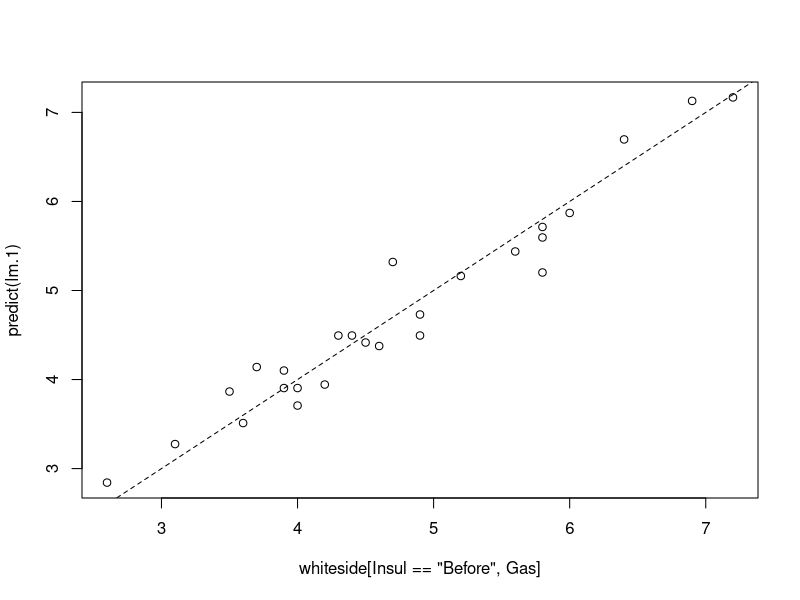
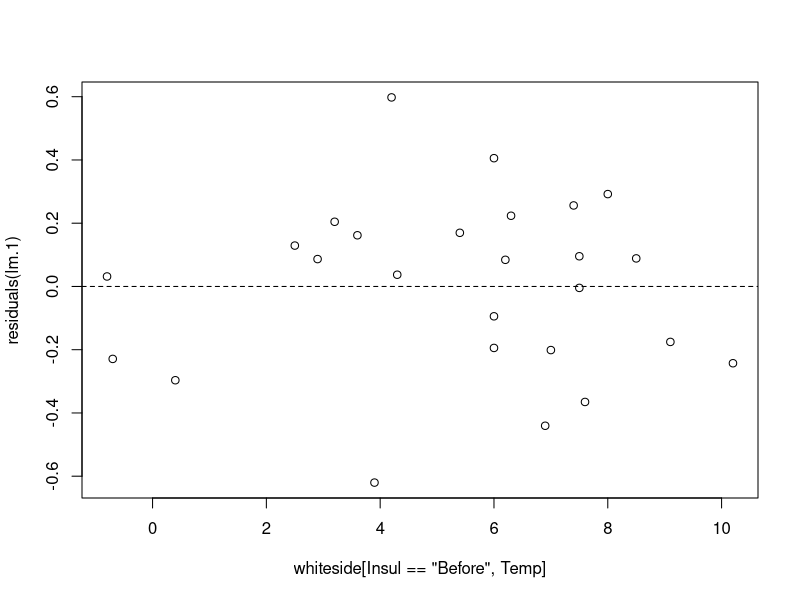
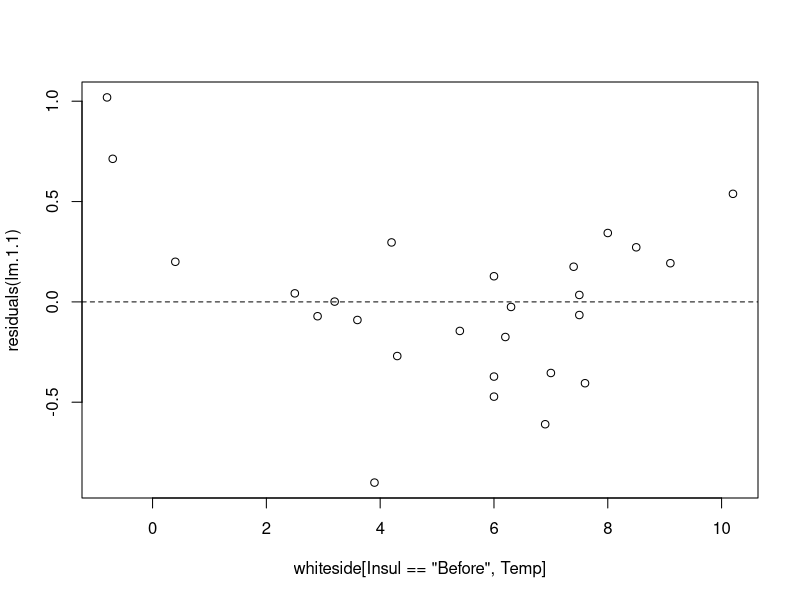
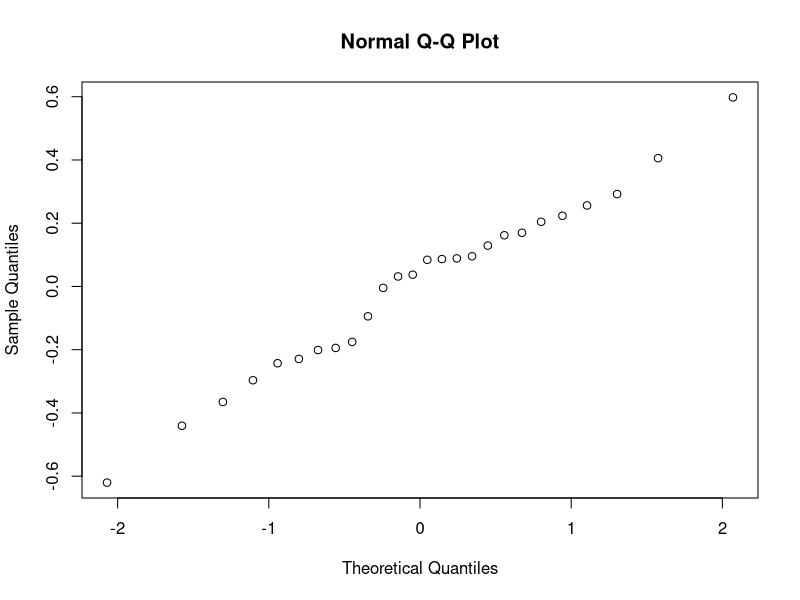
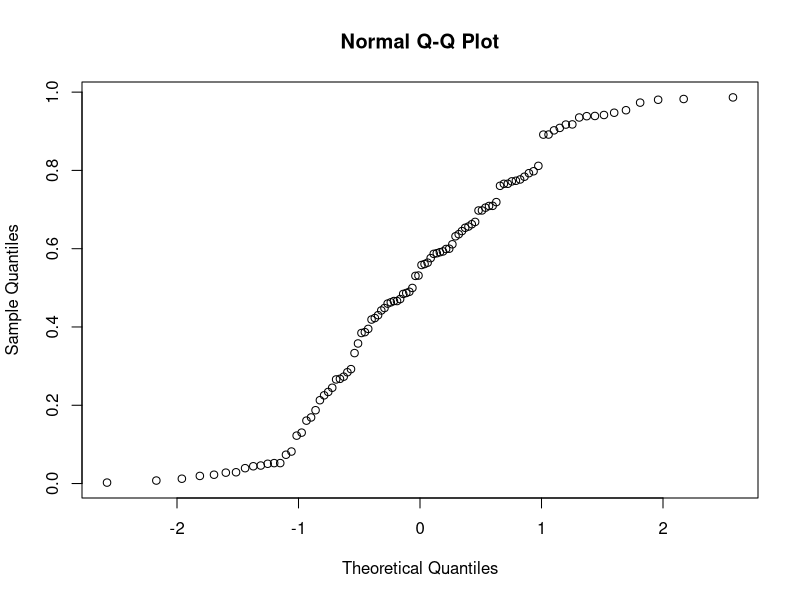
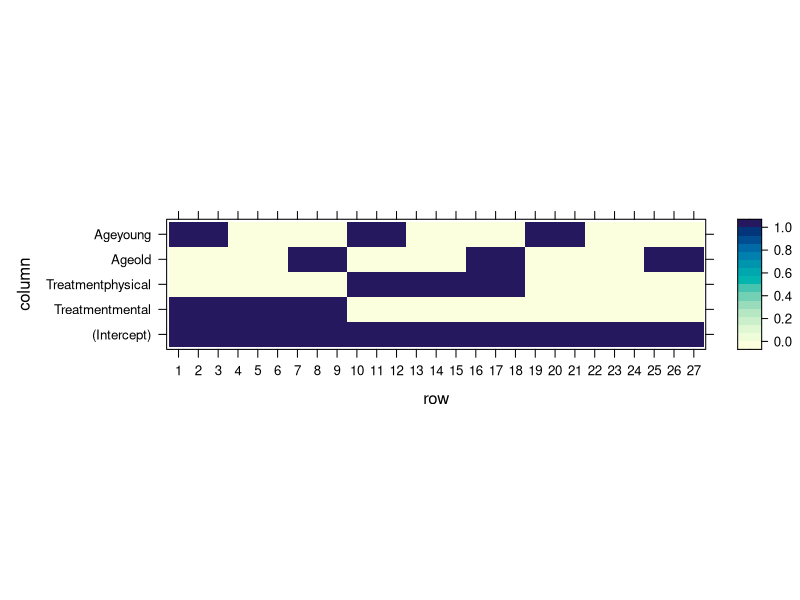

The R source for these figures, in order:
## ---- chunk 1
library(MASS) # load the package
library(data.table) # for some data manipulations
data(whiteside) # load the data
head(whiteside) # inspect the data
## ---- chunk 2
library(data.table)
whiteside <- data.table(whiteside)
lm.1 <- lm(Gas~Temp, data=whiteside[Insul=='Before']) # OLS estimation 
## ---- chunk 3
class(lm.1)
## ---- chunk 4
str(lm.1)
## ---- chunk 5
coef(lm.1)
## ---- chunk 6
# Gas predictions (b0+b1*temperature) vs. actual Gas measurements, ideal slope should be 1.
plot(predict(lm.1)~whiteside[Insul=='Before',Gas])
# plots identity line (slope 1), lty=Line Type, 2 means dashed line.
abline(0,1, lty=2)
## ---- chunk 7
library(magrittr)
R2 <- function(y, y.hat){
  numerator <- (y-y.hat)^2 %>% sum
  denominator <- (y-mean(y))^2 %>% sum
  1-numerator/denominator
}
R2(y=whiteside[Insul=='Before',Gas], y.hat=predict(lm.1))
## ---- chunk 8
summary(lm.1)
## ---- chunk 9
# errors (epsilons) vs. temperature, should oscillate around zero.
plot(residuals(lm.1)~whiteside[Insul=='Before',Temp])
abline(0,0, lty=2)
## ---- chunk 10
lm.1.1 <- lm(Gas~I(Temp^2), data=whiteside[Insul=='Before',])
plot(residuals(lm.1.1)~whiteside[Insul=='Before',Temp]); abline(0,0, lty=2)
## ---- chunk 11
qqnorm(resid(lm.1))
## ---- chunk 12
qqnorm(runif(100))
## ---- chunk 13
summary.lm1 <- summary(lm.1)
coefs.lm1 <- summary.lm1$coefficients
coefs.lm1
## ---- chunk 14
coefs.lm1[2,1] + c(-2,2) * coefs.lm1[2,2]
## ---- chunk 15
head(swiss)
lm.5 <- lm(data=swiss, Fertility~Agriculture+Examination+Education+Education+Catholic+Infant.Mortality)
summary(lm.5)
## ---- chunk 16
lm.5 <- lm(data=swiss, Fertility~.)
summary(lm.5)
## ---- chunk 17
twoWay <- read.csv('data/dataset_anova_twoWay_comparisons.csv')
head(twoWay)
## ---- chunk 18
table(twoWay$Treatment, twoWay$Age)
## ---- chunk 19
lm.2 <- lm(StressReduction~.,data=twoWay)
summary(lm.2)
## ---- chunk 20
model.matrix(lm.2) %>% lattice::levelplot()
## ---- chunk 21
anova(lm.2)
## ---- chunk 22
lm.2.2 <- aov(StressReduction~.,data=twoWay)
class(lm.2.2)
summary(lm.2.2)
## ---- chunk 23
lm.3 <- lm(StressReduction~Treatment+Age+Treatment:Age-1,data=twoWay)
## ---- chunk 24
summary(lm.3)
## ---- chunk 25
anova(lm.2,lm.3, test='F')
## ---- chunk 26
coef(summary(lm.2))
## ---- chunk 27
library(multcomp)
my.contrast <- matrix(c(-1,0,1,0,0), nrow =  1)
lm.4 <- glht(lm.2, linfct=my.contrast)
summary(lm.4)
